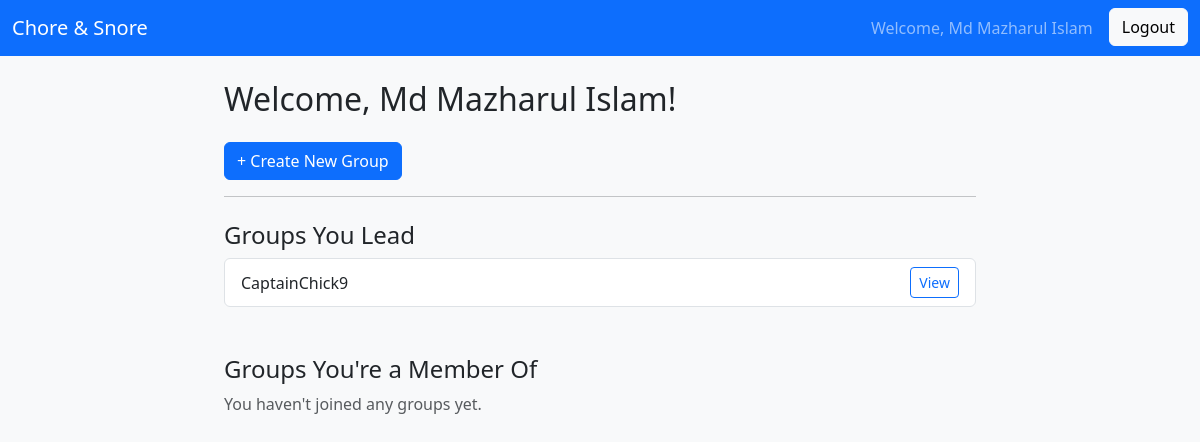
The page /dashboard/ (signed in) on the database as committed earlier.
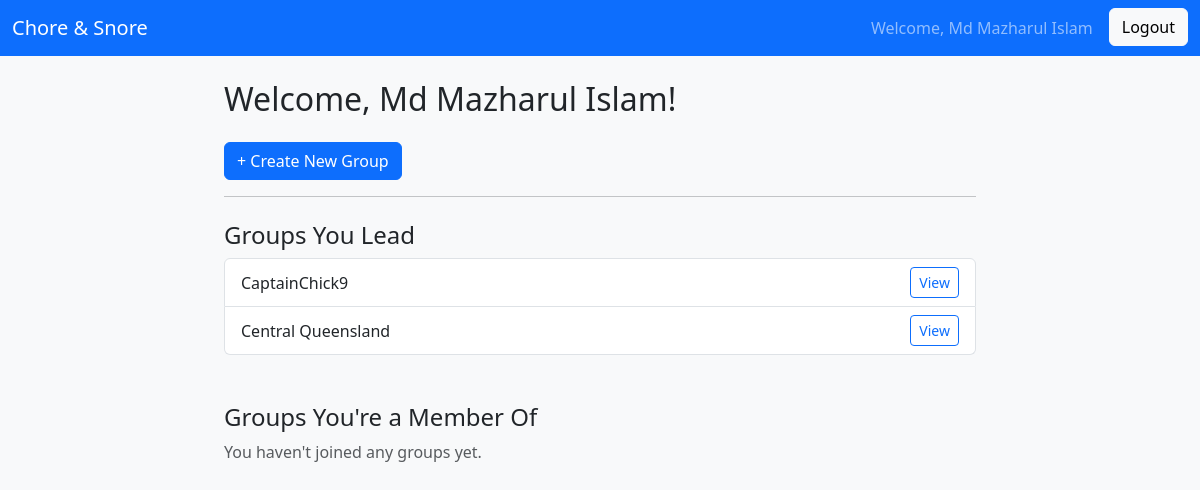
The same page on the database as committed later.
### groups/models.py (models this page shows, shortened)
class Group(models.Model):
    name = models.CharField(max_length=100)
    leader = models.ForeignKey(settings.AUTH_USER_MODEL, on_delete=models.SET_NULL, null=True,
                               related_name='leading_groups')
    members = models.ManyToManyField(settings.AUTH_USER_MODEL, related_name='joined_groups')
    creation_date = models.DateTimeField(auto_now_add=True)

### groups/views.py (the view)
# urls.py: path('dashboard/', dashboard, name='dashboard'),
@login_required
def dashboard(request):
    user = request.user
    leading_groups = user.leading_groups.all()  # where user is leader
    member_groups = user.joined_groups.exclude(leader=user)  # where user is just a member
    return render(request, 'groups/dashboard.html', {
        'leading_groups': leading_groups,
        'member_groups': member_groups
    })

### groups/templates/groups/dashboard.html (shortened to what this page needs)
{% extends 'base.html' %}
{% block content %}
<div class="container mt-4">
  <h2>Welcome, {{ user.first_name }}!</h2>
  <div class="mt-4">
    <a href="{% url 'create_group' %}" class="btn btn-primary">+ Create New Group</a>
  </div>
  <hr>
  <h4 class="mt-4">Groups You Lead</h4>
  {% if leading_groups %}
    <ul class="list-group">
      {% for group in leading_groups %}
        <li class="list-group-item d-flex justify-content-between align-items-center">
          {{ group.name }}
          <a href="{% url 'group_detail' group.id %}" class="btn btn-sm btn-outline-primary">View</a>
        </li>
      {% endfor %}
    </ul>
  {% else %}
    <p class="text-muted">You’re not leading any groups.</p>
  {% endif %}
  <h4 class="mt-5">Groups You're a Member Of</h4>
  {% if member_groups %}
    <ul class="list-group">
      {% for group in member_groups %}
        <li class="list-group-item d-flex justify-content-between align-items-center">
          {{ group.name }}
          <a href="{% url 'group_detail' group.id %}" class="btn btn-sm btn-outline-secondary">View</a>
        </li>
      {% endfor %}
    </ul>
  {% else %}
    <p class="text-muted">You haven't joined any groups yet.</p>
  {% endif %}
</div>
{% endblock %}

Rows that differ between the two databases and show on the page:
added Group: name "Central Queensland"
